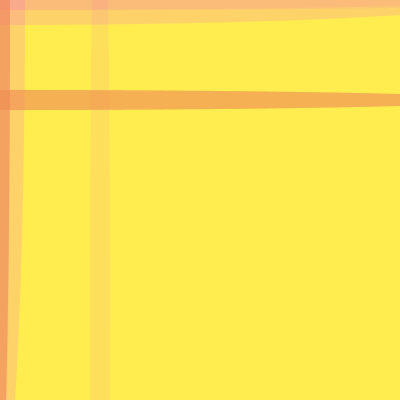
Frame 1 (no input)
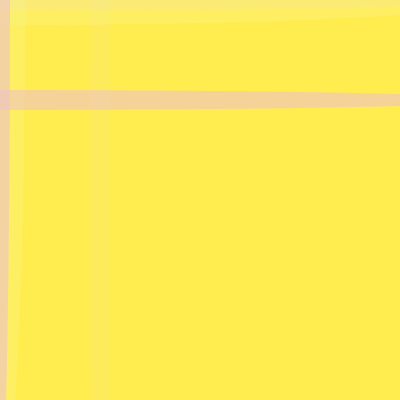
Frame 60 (the mouse pressed at the canvas centre just before this capture)
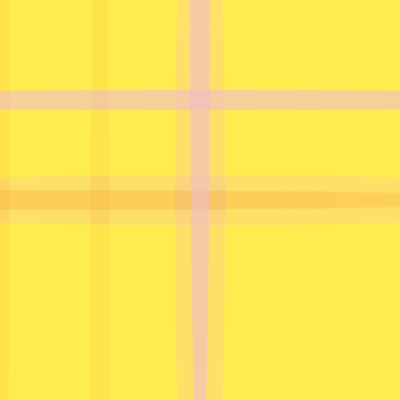
Frame 120 (the mouse held since frame 60 and released just before this capture)

The Processing sketch that drew these frames (run headless with seeded random() and noise(); from frame 60 on, the mouse is pressed at the canvas centre):

// Processing sketch: processing_108696
// ── processing_108696.pde

//hw 3
//Stephanie Park
//seohyunp@andrew.cmu.edu
//© Stephanie Park, 2013

float x, y, wd, ht;

void setup ()
{
  size ( 400, 400 );
  noStroke ();
  x = 0 ;
  y = 0 ; 
  wd = width*.1;
  ht = height*.1;
  frameRate ( 5 ); 

}

void draw ()
{
  background ( 255, 237, 80, random (20));

  noStroke();
  fill(240, random(255), random(255),20);
  ellipse ( pmouseX, pmouseY, 50 , 1000);
  ellipse ( mouseX, mouseY, 50 , 1000);
  ellipse ( mouseX, mouseY, 1000, 50 );
  ellipse ( pmouseX, pmouseY, 1000 , 50);
  fill(240, random(255), random(255),20);
  ellipse ( x, random (200), 20 , 1000);
  ellipse ( x+100, random (200,400) , 20 , 1000);
  ellipse ( x, mouseY, 1000, 20 );
  ellipse ( x+100, pmouseY, 1000 , 20);
  fill(240, random(255), random(255), 100);
  ellipse ( pmouseX, y, 20 , 1000);
  ellipse ( mouseX, y, 20 , 1000);
  ellipse ( mouseX, y+100, 1000, 20 );
  ellipse ( pmouseX, y+100, 1000 , 20);
 
}
